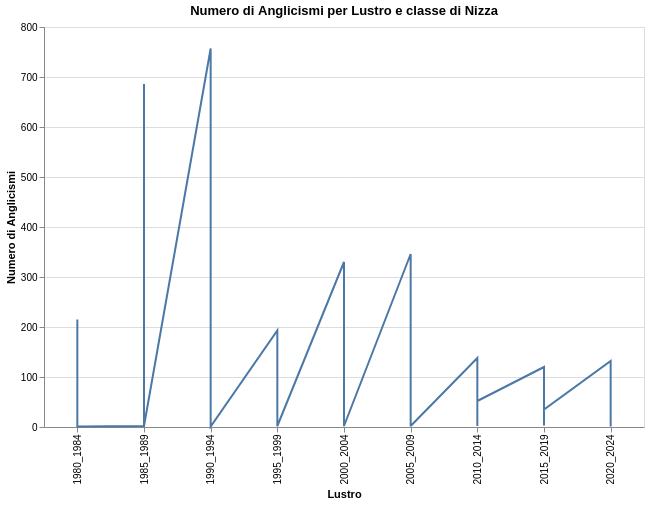

Describe this chart as a Vega-Lite specification.
### Vega-Lite specification from a JSON file in a GitHub repository (floating-point values rounded to 4 significant figures; data arrays with more than 128 entries replaced by an {"elided": "..."} marker saying what was removed)
{"$schema": "https://vega.github.io/schema/vega-lite/v5.6.1.json", "config": {"view": {"continuousHeight": 300, "continuousWidth": 300}}, "data": {"name": "data-f41c3ebb7b26c8f90190413989f1bb2b"}, "datasets": {"data-f41c3ebb7b26c8f90190413989f1bb2b": {"elided": "238 records"}}, "encoding": {"x": {"field": "Lustrum", "title": "Lustro", "type": "nominal"}, "y": {"field": "Value", "title": "Numero di Anglicismi", "type": "quantitative"}}, "height": 400, "mark": {"type": "line"}, "params": [{"bind": {"input": "range", "max": 45.0, "min": 1.0, "step": 1}, "name": "Select", "select": {"fields": ["Nice_class"], "type": "point"}}], "title": "Numero di Anglicismi per Lustro e classe di Nizza", "transform": [{"filter": {"param": "Select"}}], "width": 600}
